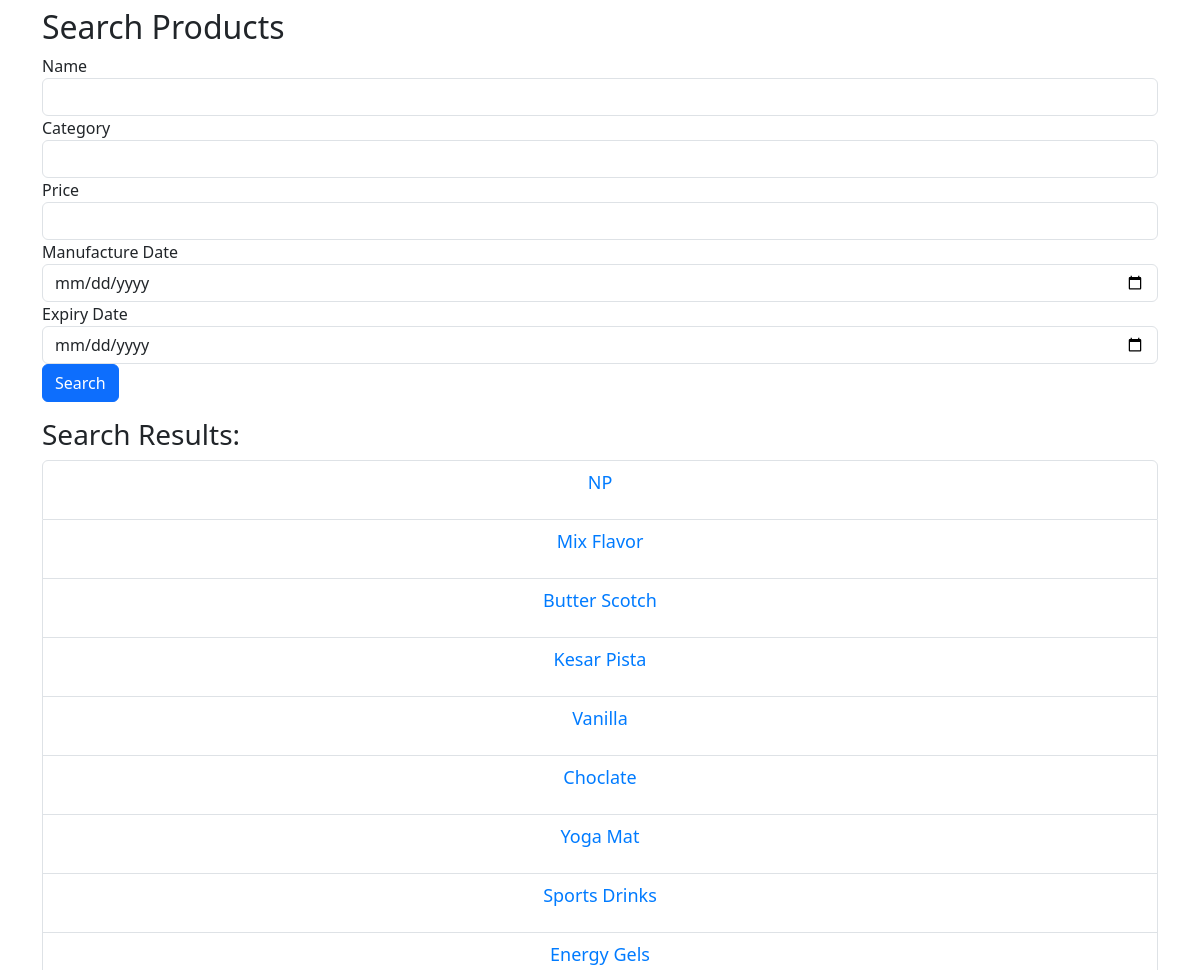
The page /search_product (signed in, middle part) on the database as committed earlier.
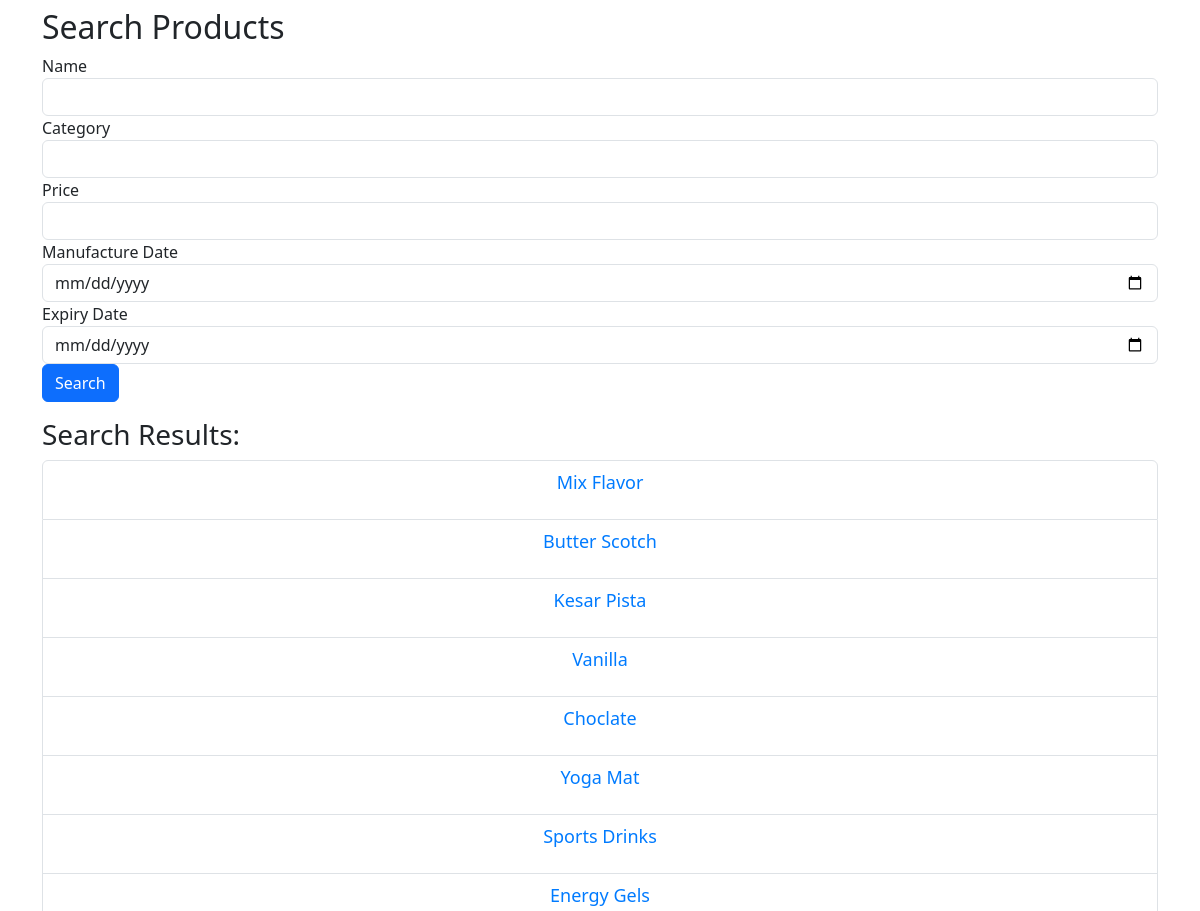
The same page on the database as committed later.
### application/models.py (models this page shows)
class Products(db.Model):
    __tablename__ = "products"
    product_id = db.Column(db.Integer, primary_key=True, autoincrement=True)
    product_name = db.Column(db.String(200), nullable=False)
    manufacture_date = db.Column(db.Date)
    expiry_date = db.Column(db.Date)
    rate_per_unit = db.Column(db.Float, nullable=False)
    unit = db.Column(db.String(200), nullable=False, default='Rs')
    section_id = db.Column(db.Integer, db.ForeignKey('sections.section_id', onupdate='CASCADE'))
    section = db.relationship('Sections', backref=db.backref('products', lazy=True))
    quantity_available = db.Column(db.Integer, db.CheckConstraint('quantity_available >= 0', name='check_min_quantity') , nullable=False)

### application/controllers.py (the view)
@app.route("/search_product", methods=["GET", "POST"])
@login_required
def search_product():
    form=SearchForm()
    if request.method == "POST":
        query_params = []
        product_name = request.form.get("name")
        if product_name:
            query_params.append(Products.product_name.ilike(f"%{product_name}%"))
        category = request.form.get("category")
        if category:
            query_params.append(Products.section.has(Sections.section_name.ilike(f"%{category}%")))
        price = request.form.get("price")
        if price:
            query_params.append(Products.rate_per_unit.ilike(f"%{price}%"))
        manufacture_date = request.form.get("manufacture_date")
        if manufacture_date:
            query_params.append(Products.manufacture_date.ilike(f"%{manufacture_date}%"))
        expiry_date = request.form.get("expiry_date")
        if expiry_date:
           query_params.append(Products.expiry_date.ilike(f"%{expiry_date}%"))
        products_query = Products.query.filter(*query_params)
        products = products_query.all()
        products.reverse()
    else:
        products = Products.query.all()
        products.reverse()
    return render_template('search_product.html', products=products, form=form)

### application/forms.py
class SearchForm(FlaskForm):
    category = StringField("Category", validators=[])
    name = StringField("Name", validators=[])
    price = FloatField("Price", validators=[NumberRange(min=0, message="Price must be greater than or equal to 0.")])
    manufacture_date = DateField("Manufacture Date")
    expiry_date = DateField("Expiry Date")
    submit = SubmitField("Search")

### application/controllers.py (called while the page is built)
@login_manager.user_loader
def load_user(user_id):
    return Users.query.get(int(user_id))

### templates/search_product.html (shortened to what this page needs)
<!DOCTYPE html>
<html>
<head>
    <link href="https://cdn.jsdelivr.net/npm/bootstrap@5.3.0/dist/css/bootstrap.min.css" rel="stylesheet">
    <link rel="stylesheet" type="text/css" href="{{ url_for('static', filename='styles.css') }}">
</head>
<body>
    <div class="container mt-5">
        <h2>Search Products</h2>
        <form method="POST" action="{{ url_for('search_product') }}" class="mb-3">
            <div class="form-group">
                {{ form.name.label }}
                {{ form.name(class="form-control") }}
            </div>
            <div class="form-group">
                {{ form.category.label }}
                {{ form.category(class="form-control") }}
            </div>
            <div class="form-group">
                {{ form.price.label }}
                {{ form.price(class="form-control") }}
            </div>
            <div class="form-group">
                {{ form.manufacture_date.label }}
                {{ form.manufacture_date(class="form-control") }}
            </div>
            <div class="form-group">
                {{ form.expiry_date.label }}
                {{ form.expiry_date(class="form-control") }}
            </div>
            <button type="submit" class="btn btn-primary">Search</button>
        </form>
        <h3>Search Results:</h3>
        <ul class="list-group">
            {% for product in products %}
            <li class="list-group-item">
                <a href="{{ url_for('product_details', section_id=product.section_id, product_id=product.product_id ) }}">{{ product.product_name }}</a>
            </li>
            {% endfor %}
        </ul>
    </div>
</body>
</html>

Rows that differ between the two databases and show on the page:
removed Products: product_name "NP"
